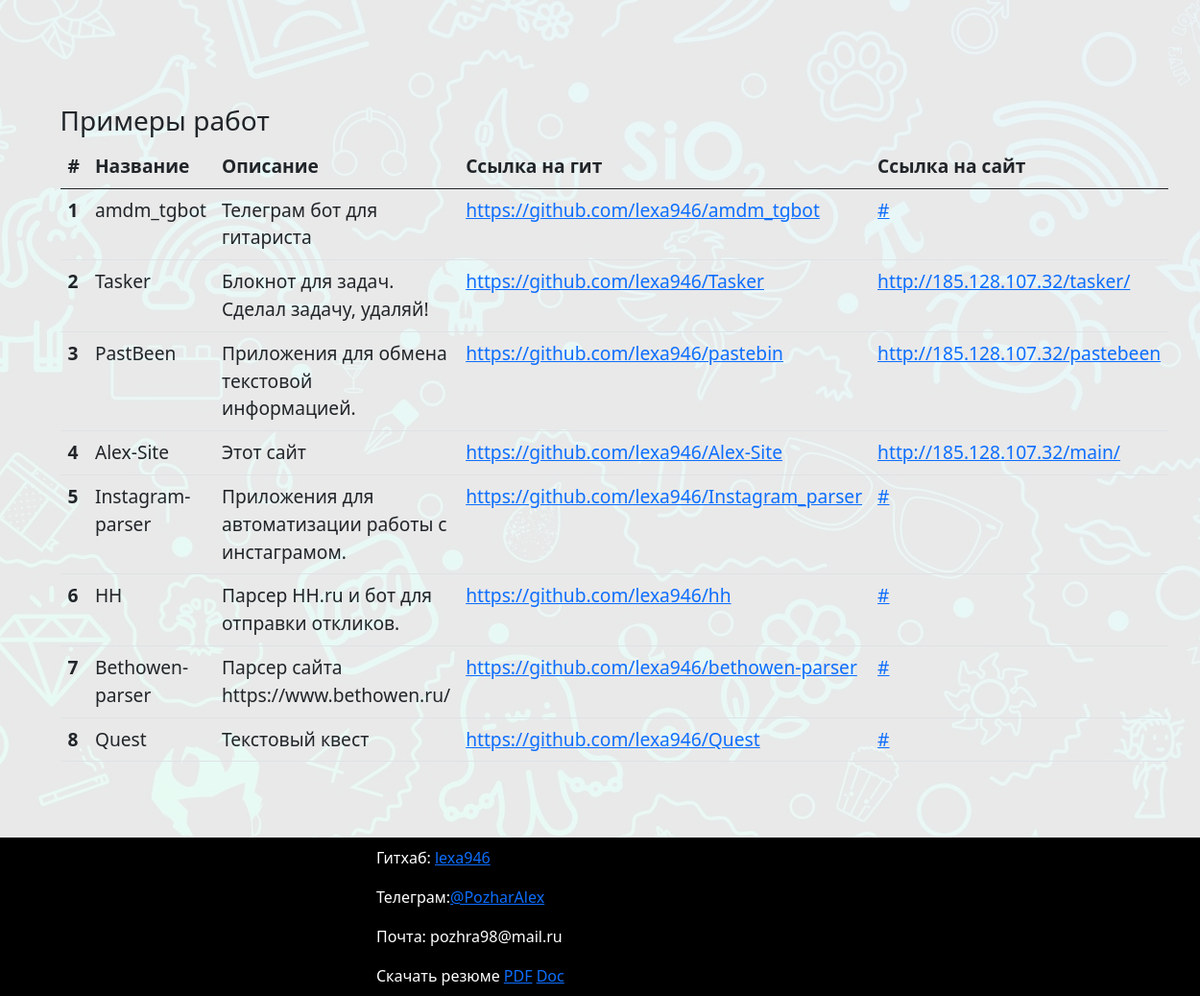
Before: /main/ (lower part) with the older database file.
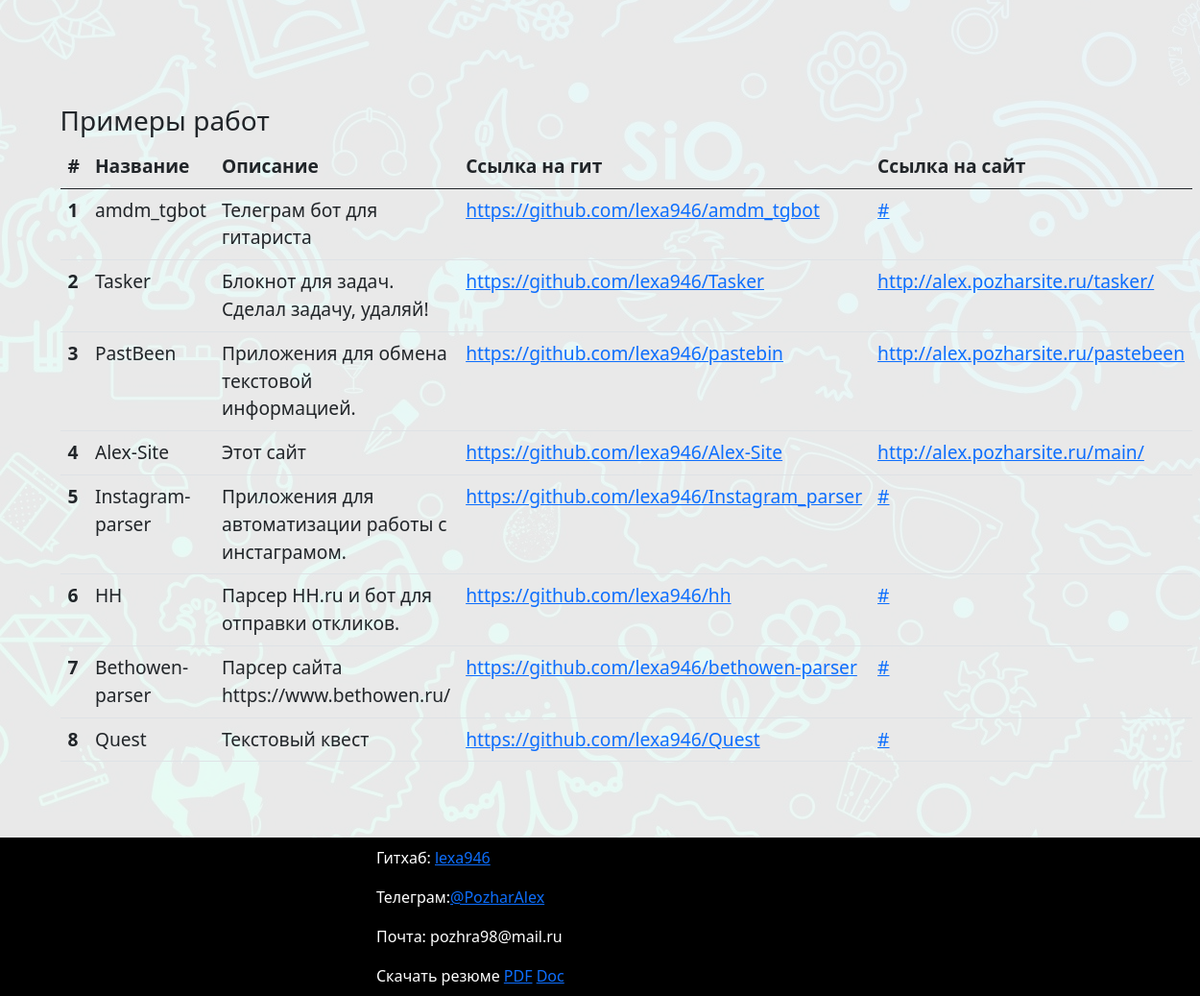
After: the same page with the newer database file.
### mainapp/models/works.py (models this page shows)
class WorkOrm(Base):
    __tablename__ = "works"
    id: Mapped[int] = mapped_column(primary_key=True, index=True)
    name: Mapped[str]
    description: Mapped[str | None] = mapped_column(default=None)
    git_url: Mapped[str] = mapped_column(unique=True)
    site_url: Mapped[str | None] = mapped_column(default=None)

### mainapp/routers/main.py (the view)
@router.get('/')
async def index(db: Annotated[AsyncSession, Depends(get_db)], request: Request) -> HTMLResponse:
    works = await get_all_works(db)
    return templates.TemplateResponse(r"index.html", {
        "request": request, "works": works,
    })

### mainapp/templates/index.html (shortened to what this page needs)
{% extends "base.html" %}
{% block body %}
<section id="bio" class="p-5">
</section>
<section id="works">
    <h3>Примеры работ</h3>
    <table class="table">
        <thead>
            <th scope="col">#</th>
            <th scope="col">Название</th>
            <th scope="col">Описание</th>
            <th scope="col">Ссылка на гит</th>
            <th scope="col">Ссылка на сайт</th>
        </thead>
        <tbody>
            {% for work in works %}
                <tr>
                    <th scope="row">{{ work.id }}</th>
                    <td>{{ work.name }}</td>
                    <td>
                        {{ work.description|default(' ') }}
                    </td>
                    <td><a href="{{ work.git_url }}" class="link" target="_blank">{{ work.git_url }}</a></td>
                    <td><a href="{{ work.site_url|default('#', true) }}" class="link" target="_blank">{{ work.site_url|default('#', true) }}</a></td>
                </tr>
            {% endfor %}
        </tbody>
    </table>
</section>
{% endblock %}

### mainapp/templates/base.html (shortened to what this page needs)
<!DOCTYPE html>
<html lang="en">
<head>
    <link href="https://cdn.jsdelivr.net/npm/bootstrap@5.0.2/dist/css/bootstrap.min.css" rel="stylesheet"
>
    <link rel="stylesheet" href="/static/main/styles/main.css">
</head>
<body>
<div style="" class="mx-auto main-body">
    {% block body %}
    {% endblock %}
    <footer>
        <ul class="list-group d-flex">
            <li class="list-group-item" style="background-color: black; color:white;">Гитхаб: <a
                    href="https://github.com/lexa946" class="" target="_blank">lexa946</a></li>
            <li class="list-group-item" style="background-color: black; color:white;">Телеграм:<a
                    href="https://t.me/pozharalex" class="" target="_blank">@PozharAlex</a></li>
            <li class="list-group-item" style="background-color: black; color:white;">Почта: pozhra98@mail.ru</li>
            <li class="list-group-item" style="background-color: black; color:white;">Скачать резюме
                <a href="/static/main/resume.pdf" class="" target="_blank">PDF</a>
                <a href="/static/main/resume.doc" class="" target="_blank">Doc</a>
            </li>
        </ul>
    </footer>
</div>
</body>
</html>

### mainapp/static/styles/main.css (style rules this page uses)
body { background-image: url("/static/main/background.jpg"); min-height: 100%; }
.main-body { background-color: rgb(255, 255, 255, 90%); max-width: 1400px; alight: center; max-height: 100%; }
footer { background-color: black; color: white; padding:0 30%; }
footer li { color: white; background-color: black; }
#works { padding: 5%; font-size: 1.2rem; }

Changed rows visible on the page:
changed WorkOrm "Tasker": site_url "http://185.128.107.32/tasker/" → "http://alex.pozharsite.ru/tasker/"
changed WorkOrm "PastBeen": site_url "http://185.128.107.32/pastebeen" → "http://alex.pozharsite.ru/pastebeen"
changed WorkOrm "Alex-Site": site_url "http://185.128.107.32/main/" → "http://alex.pozharsite.ru/main/"
